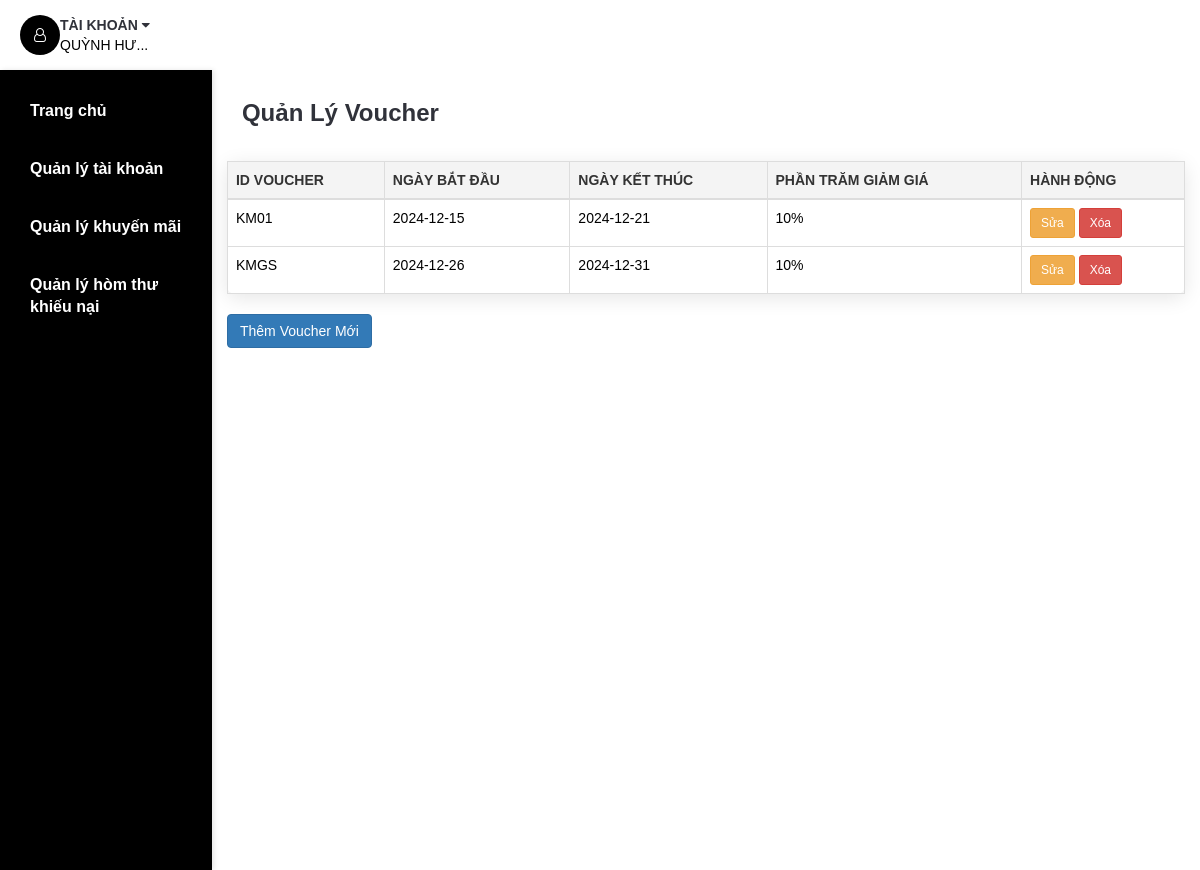
Before: /admin/admin-add-voucher.php (signed in) with the older database file.
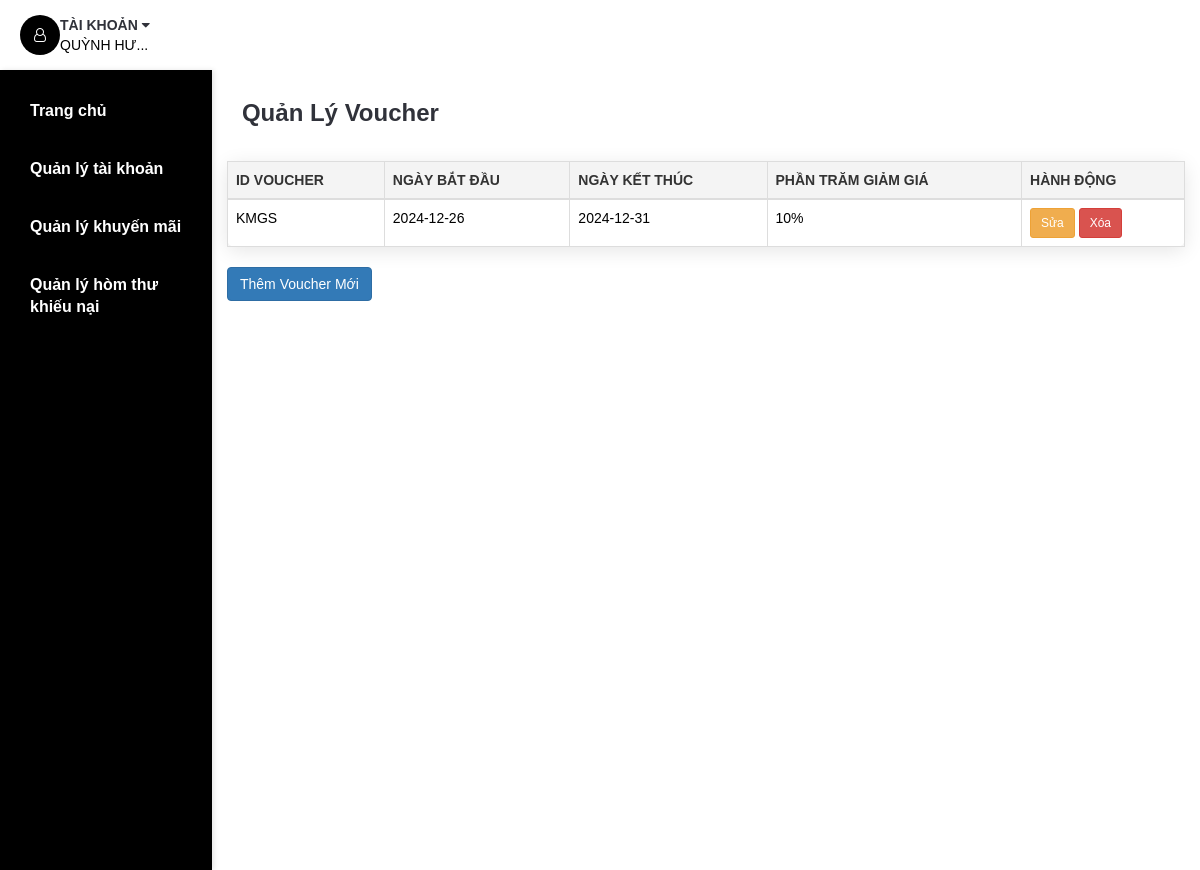
After: the same page with the newer database file.
### tables this page shows
CREATE TABLE `voucher` (
  `VoucherID` varchar(10) NOT NULL,
  `StartDate` date NOT NULL,
  `EndDate` date NOT NULL,
  `DiscountPercent` decimal(10,0) NOT NULL
);

### DataProvider.php (called while the page is built, shortened)
<?php
class DataProvider
{
	public static function executeQuery($sql)
	{
		require ('connectiondata.inc');
		if (!($connection = mysqli_connect($hostName,$username,$password,$databaseName)))
			die ("couldn't connect to localhost");
		mysqli_set_charset($connection, "utf8");
		$result = mysqli_query($connection, $sql);
		return $result;
	}
}
?>

### admin/admin-add-voucher.php (the view, shortened to what this page needs)
<?php
require_once('../DataProvider.php');
$sql_vouchers = "SELECT * FROM voucher";
$result_vouchers = DataProvider::executeQuery($sql_vouchers);
$vouchers = [];
while ($row = mysqli_fetch_assoc($result_vouchers)) {
    $vouchers[] = $row;
}
?>
<!DOCTYPE html>
<html lang="vi">
<head>
	<link type="text/css" rel="stylesheet" href="../css/bootstrap.min.css" />
	<link type="text/css" rel="stylesheet" href="../css/slick.css" />
	<link type="text/css" rel="stylesheet" href="../css/slick-theme.css" />
	<link type="text/css" rel="stylesheet" href="../css/nouislider.min.css" />
	<link rel="stylesheet" href="../css/font-awesome.min.css">
	<link type="text/css" rel="stylesheet" href="../css/style.css" />
	<link type="text/css" rel="stylesheet" href="../css/extrastyle.css">
	<link type="text/css" rel="stylesheet" href="../css/adminbonus.css">
</head>
<body>
	<header>
		<?php
			if($_SESSION['isLogin']==1)
			{
				require_once('../DataProvider.php');
			}
		?>
		<div id="header">
			<div class="container">
				<div class="pull-right">
					<ul class="header-btns">
						<?php include('php/account.php'); ?>
					</ul>
				</div>
			</div>
		</div>
	</header>
    <div class="section">
		<div class="container container-admin">
		    <?php include('php/navigationUsr.php') ?>
            <div class="row row-admin" style="padding: 15px;">
                <h3 class="mt-4" style="padding: 15px;">Quản Lý Voucher</h3>
                <table class="table table-bordered mt-4">
                    <thead>
                    <tr>
                        <th>ID Voucher</th>
                        <th>Ngày Bắt Đầu</th>
                        <th>Ngày Kết Thúc</th>
                        <th>Phần Trăm Giảm Giá</th>
                        <th>Hành Động</th>
                    </tr>
                    </thead>
                    <tbody>
                    <?php foreach ($vouchers as $voucher): ?>
                        <tr>
                            <td><?= $voucher['VoucherID'] ?></td>
                            <td><?= $voucher['StartDate'] ?></td>
                            <td><?= $voucher['EndDate'] ?></td>
                            <td><?= $voucher['DiscountPercent'] ?>%</td>
                            <td>
                                <button class="btn btn-warning btn-sm" onclick="editVoucher('<?= $voucher['VoucherID'] ?>', '<?= $voucher['StartDate'] ?>', '<?= $voucher['EndDate'] ?>', <?= $voucher['DiscountPercent'] ?>)">Sửa</button>
                                <form method="post" style="display:inline;" onsubmit="return confirm('Bạn có chắc chắn muốn xóa voucher này?');">
                                    <button type="submit" class="btn btn-danger btn-sm">Xóa</button>
                                </form>
                            </td>
                        </tr>
                    <?php endforeach; ?>
                    </tbody>
                </table>
                <button class="btn btn-primary mt-4" onclick="showAddVoucherModal()">Thêm Voucher Mới</button>
            </div>
        </div>
    </div>
    </body>
    </html>

Changed rows visible on the page:
removed voucher: VoucherID "KM01", StartDate "2024-12-15", EndDate "2024-12-21", DiscountPercent "10"
